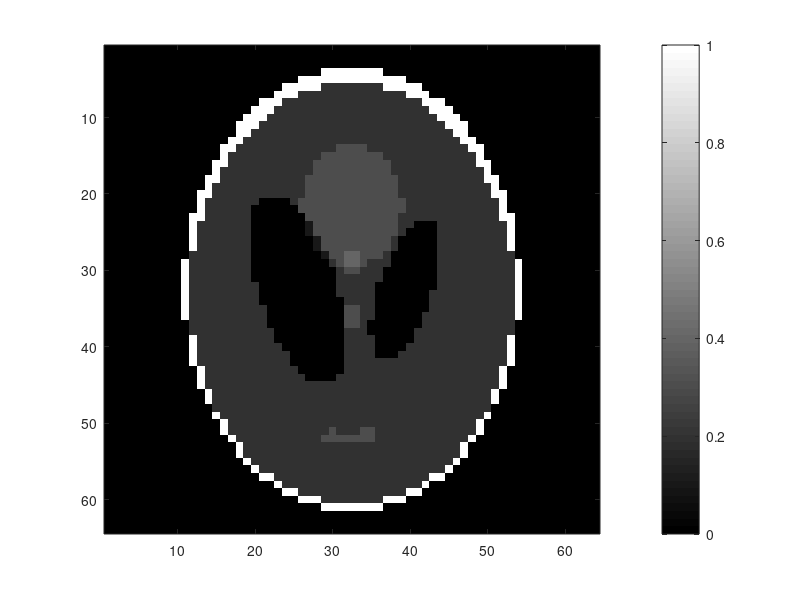

Here is the MATLAB script that generated this plot: (Note: this script raises an error after producing the figure.)
%Shepp-Logan phantom
N   = 64;
uin = phantom('Modified Shepp-Logan', N);
figure, imagesc(uin), colorbar, colormap gray

Nthetas=360;
thetas = 1:Nthetas;

numIterART = 50;
relaxParam = 0.5;

%experimental projections
% d           = radon(uin, thetas);
% indZeros    = randperm(Nthetas);
% d(:,indZeros(1:200)) = 0;
figure, imagesc(d), colorbar, colormap gray

uRetro      = iradon(d, thetas,'linear','none');
figure, imagesc(uRetro), colorbar, colormap gray

uFBP        = iradon(d, thetas,'spline','Ram-Lak',1);
figure, imagesc(uFBP), colorbar, colormap gray

u   = zeros(N);
Ru  = radon(u, thetas);
figure, imagesc(abs(d-Ru)), colorbar, colormap gray

% ---
% img = phantom(64);
% bw = double(im2bw(img));

figure; colormap gray; colorbar;
% Loop across iterations
for it = 1:numIterART
    indData     = 0;
    % Loop across angles
     for ir = 1:Nthetas
         if rem(ir,10) == 0
             imagesc(u); axis image; title(['Iter ' num2str(it) ', \theta=' num2str(thetas(ir))]); drawnow;
         end
        % Loop across u
         for i = 1:size(d,1)
            %for j = 1:64
            %bw = zeros(64,64);
            %bw(i,:)=1;
            bw = zeros(size(d));
            bw(i,ir)=1;
            Ai      = iradon(bw, thetas(ir),'linear','none',N);  
            if norm(Ai(:)) ~= 0
                ratio   = (d(ir)-Ai(:)'*u(:))/(Ai(:)'*Ai(:));
                uUpdate = relaxParam*ratio*Ai;
                u       = u + uUpdate;
            end            
    %             Ai = radon(bw, thetas(ir));
%                 Ai = radon(bw, thetas(ir));
%                 d2 = radon(u(:,:), thetas(ir));
                %Air = radon(bw(:,:), thetas(ir));
%                 num         = d(ir)-d2;
                %u(i,j)           = u(i,j) + mtimes((relaxParam*num/((Ai') * Ai)),Ai);
%                 u           = u + mtimes((.9*num/((bw(i,:)') * bw(i,:))),bw(i,:));
        end %i
        
    end % ir
end % it
% ---


urec = zeros(64,64);
urec = ARTReconstructionCT(thetas, d, .9, 14, urec);
plot(urec);
delta1 = zeros(64,64);
delta1(1) = 1;


A1 = radon(delta1, 0);

test = A1 * u(1,1);

